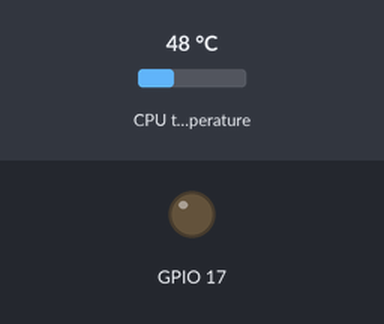
This program was run on a simulated Raspberry Pi (BCM pin numbers). Parts: output pins drawn as LEDs (lit = HIGH). The test bench sets the inputs (shaded band); at power-on: CPU temperature 48 °C. System figures (address, load, memory, disk, uptime) are fixed made-up values.

Above: at 1.2 s.
1.3 s: CPU temperature set to 63 °C
4.0 s: CPU temperature set to 66 °C
At 4.8 s:
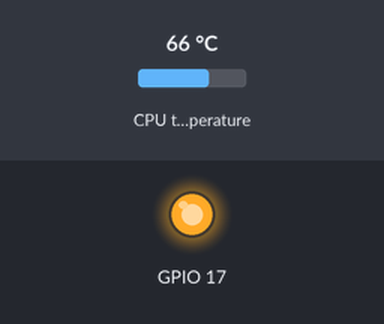
6.7 s: CPU temperature set to 57 °C
9.4 s: CPU temperature set to 54 °C
At 10.6 s:
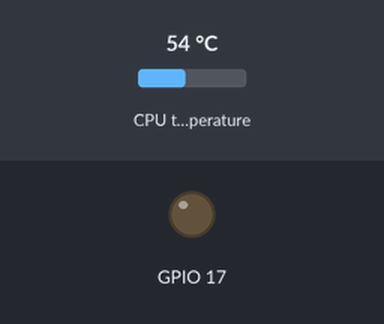
12.1 s: CPU temperature set to 71 °C
At 14.8 s:
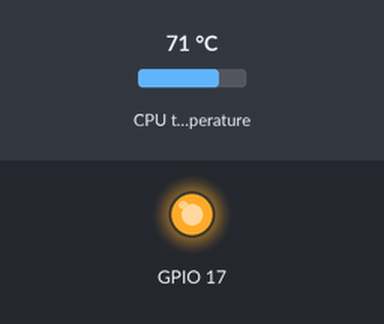
Timing chart, 0 to 16.3 s (numbered marks = the images above; inputs shaded):
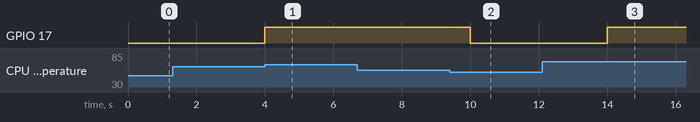

The program:

fan.py
```python
#!/usr/bin/env python3
import RPi.GPIO as GPIO
import psutil
import argparse
import time
import signal
import sys


parser = argparse.ArgumentParser()
parser.add_argument('--pin', type=int, default=17, help='Fan PIN number (BCM)')
parser.add_argument('--off-threshold', type=float, default=55.0,
                    help='Temperatxure threshold in degrees C to enable fan')
parser.add_argument('--on-threshold', type=float, default=65.0,
                    help='Temperature threshold in degrees C to disable fan')
parser.add_argument('--delay', type=float, default=2.0,
                    help='Delay, in seconds, between temperature readings')
parser.add_argument('--preempt', action='store_true', default=False,
                    help='Monitor CPU frequency and activate cooling premptively')
parser.add_argument('--verbose', action='store_true',
                    default=False, help='Output temp and fan status messages')

args = parser.parse_args()


GPIO.setmode(GPIO.BCM)
GPIO.setup(args.pin, GPIO.OUT)


def clean_exit():
    set_fan(False)
    GPIO.cleanup()
    sys.exit(0)


def handle_signal(signum, frame):
    clean_exit()


def get_cpu_temp():
    t = psutil.sensors_temperatures()
    for x in ['cpu-thermal', 'cpu_thermal']:
        if x in t:
            return t[x][0].current
    print("Warning: Unable to get CPU temperature!")
    return 0


def get_cpu_freq():
    freq = psutil.cpu_freq()
    return freq


def set_fan(status):
    global enabled
    if status != enabled:
        GPIO.output(args.pin, status)
    enabled = status


enabled = False
enable = False
is_fast = False
signal.signal(signal.SIGTERM, handle_signal)

try:
    while True:
        t = get_cpu_temp()
        f = get_cpu_freq()
        was_fast = is_fast
        is_fast = (int(f.current) == int(f.max))
        if args.verbose:
            print("Current: {:05.02f} Target: {:05.02f} Freq {: 5.02f} On: {}".format(
                t, args.off_threshold, f.current / 1000.0, enabled))

        if args.preempt and is_fast and was_fast:
            enable = True
        else:
            if t >= args.on_threshold:
                enable = True
            elif t <= args.off_threshold:
                enable = False

        set_fan(enable)

        time.sleep(args.delay)
except KeyboardInterrupt:
    clean_exit()
```

Measured:
- the behaviour switches between 64 and 65 °C on CPU temperature (found by bisection; images 0 and 1)
- the behaviour switches between 56 and 55 °C on CPU temperature (found by bisection; images 1 and 2)
- after the input at 1.3 s, every drawn part: stays the same
- after the input at 4.0 s, GPIO 17: LOW → HIGH at once
- after the input at 6.7 s, every drawn part: stays the same
- after the input at 9.4 s, GPIO 17: HIGH → LOW after 0.60 s
- after the input at 12.1 s, GPIO 17: LOW → HIGH after 1.9 s
